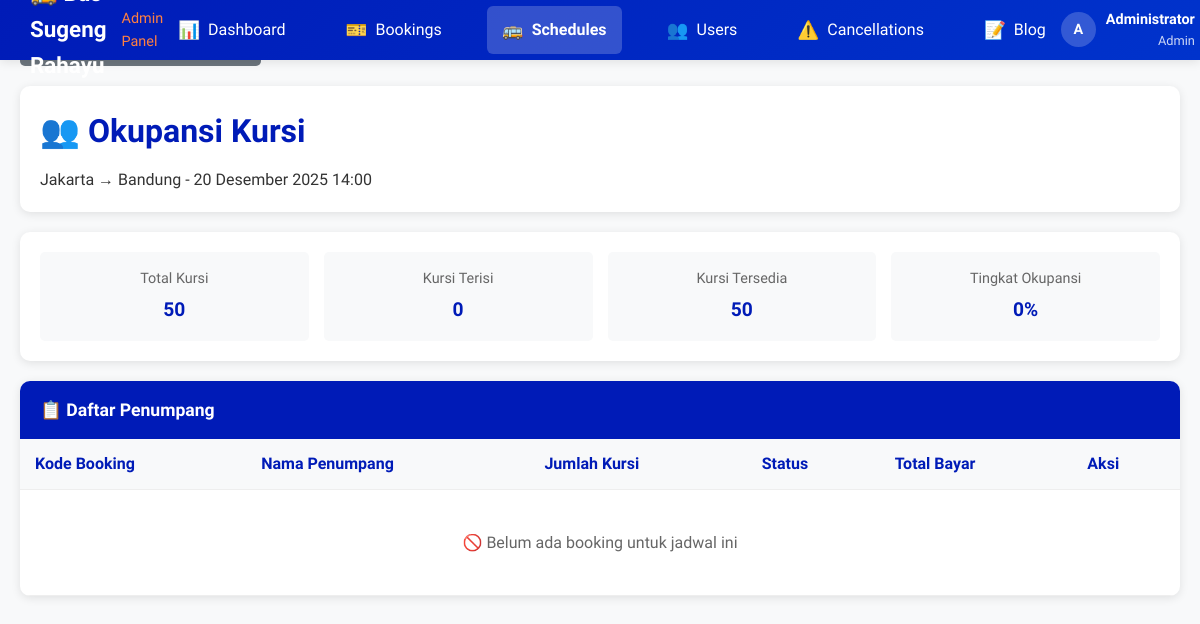
/admin/schedules/occupancy.php?id=2 (signed in), run on the app's committed database.
### tables this page shows
CREATE TABLE IF NOT EXISTS schedules (
    id INT PRIMARY KEY AUTO_INCREMENT,
    route_id INT,
    bus_type_id INT,
    departure_date DATE NOT NULL,
    departure_time TIME NOT NULL,
    arrival_time TIME,
    price DECIMAL(10,2) NOT NULL,
    available_seats INT DEFAULT 50,
    total_seats INT DEFAULT 50,
    status ENUM('active', 'cancelled', 'completed') DEFAULT 'active',
    created_at TIMESTAMP DEFAULT CURRENT_TIMESTAMP,
    updated_at TIMESTAMP DEFAULT CURRENT_TIMESTAMP ON UPDATE CURRENT_TIMESTAMP,
    FOREIGN KEY (route_id) REFERENCES routes(id),
    FOREIGN KEY (bus_type_id) REFERENCES bus_types(id)
);

CREATE TABLE IF NOT EXISTS routes (
    id INT PRIMARY KEY AUTO_INCREMENT,
    origin VARCHAR(100) NOT NULL,
    destination VARCHAR(100) NOT NULL,
    distance DECIMAL(8,2),
    estimated_duration TIME,
    description TEXT,
    status ENUM('active', 'inactive') DEFAULT 'active',
    created_at TIMESTAMP DEFAULT CURRENT_TIMESTAMP
);

### config.php (called while the page is built, shortened)
  <?php
if (!function_exists('format_date')) {
    function format_date($date) {
        $months = [
            'January' => 'Januari',
            'February' => 'Februari',
            'March' => 'Maret',
            'April' => 'April',
            'May' => 'Mei',
            'June' => 'Juni',
            'July' => 'Juli',
            'August' => 'Agustus',
            'September' => 'September',
            'October' => 'Oktober',
            'November' => 'November',
            'December' => 'Desember'
        ];
        $timestamp = strtotime($date);
        $formatted = date('d F Y', $timestamp);
        foreach ($months as $en => $id) {
            $formatted = str_replace($en, $id, $formatted);
        }
        return $formatted;
    }
}
if (!function_exists('format_time')) {
    function format_time($time) {
        return date('H:i', strtotime($time));
    }
}
?>

### admin/schedules/occupancy.php (the view, shortened to what this page needs)
<?php
require_once '../../config.php';
include '../header-admin.php';
$schedule_id = isset($_GET['id']) ? (int)$_GET['id'] : 0;
$schedule_query = "SELECT s.*, r.origin, r.destination, bt.name as bus_type_name
                  FROM schedules s
                  LEFT JOIN routes r ON s.route_id = r.id
                  LEFT JOIN bus_types bt ON s.bus_type_id = bt.id
                  WHERE s.id = ?";
$schedule_stmt = mysqli_prepare($koneksi, $schedule_query);
mysqli_stmt_bind_param($schedule_stmt, "i", $schedule_id);
mysqli_stmt_execute($schedule_stmt);
$schedule_result = mysqli_stmt_get_result($schedule_stmt);
$schedule = mysqli_fetch_assoc($schedule_result);
$bookings_query = "SELECT b.*, u.full_name as user_name, b.booking_status as status
                  FROM bookings b
                  LEFT JOIN users u ON b.user_id = u.id
                  WHERE b.schedule_id = ? AND b.booking_status IN ('confirmed', 'checked_in')
                  ORDER BY b.created_at ASC";
$bookings_stmt = mysqli_prepare($koneksi, $bookings_query);
mysqli_stmt_bind_param($bookings_stmt, "i", $schedule_id);
mysqli_stmt_execute($bookings_stmt);
$bookings_result = mysqli_stmt_get_result($bookings_stmt);
$total_booked = 0;
$available = $schedule['total_seats'] - $total_booked;
mysqli_data_seek($bookings_result, 0);
?>
<div class="admin-content">
    <a href="index.php" class="btn-back">← Kembali ke Daftar Jadwal</a>
    <div class="admin-header">
        <h1>👥 Okupansi Kursi</h1>
        <p><?php echo htmlspecialchars($schedule['origin'] . ' → ' . $schedule['destination']); ?> - <?php echo format_date($schedule['departure_date']); ?> <?php echo format_time($schedule['departure_time']); ?></p>
    </div>
    <div class="schedule-info">
        <div class="info-grid">
            <div class="info-item">
                <div class="info-label">Total Kursi</div>
                <div class="info-value"><?php echo $schedule['total_seats']; ?></div>
            </div>
            <div class="info-item">
                <div class="info-label">Kursi Terisi</div>
                <div class="info-value"><?php echo $total_booked; ?></div>
            </div>
            <div class="info-item">
                <div class="info-label">Kursi Tersedia</div>
                <div class="info-value"><?php echo $available; ?></div>
            </div>
            <div class="info-item">
                <div class="info-label">Tingkat Okupansi</div>
                <div class="info-value"><?php echo $schedule['total_seats'] > 0 ? round(($total_booked / $schedule['total_seats']) * 100, 1) : 0; ?>%</div>
            </div>
        </div>
    </div>
    <div class="occupancy-table">
        <div class="table-header">
            📋 Daftar Penumpang
        </div>
        <div class="table-container">
            <table>
                <thead>
                    <tr>
                        <th>Kode Booking</th>
                        <th>Nama Penumpang</th>
                        <th>Jumlah Kursi</th>
                        <th>Status</th>
                        <th>Total Bayar</th>
                        <th>Aksi</th>
                    </tr>
                </thead>
                <tbody>
                    <?php
                    if (mysqli_num_rows($bookings_result) > 0) {
                        while ($booking = mysqli_fetch_assoc($bookings_result)) {
                            $status_class = 'status-' . str_replace('_', '-', $booking['status']);
                            ?>
                            <tr>
                                <td><?php echo htmlspecialchars($booking['booking_code']); ?></td>
                                <td><?php echo htmlspecialchars($booking['passenger_name']); ?></td>
                                <td><?php echo $booking['seats_booked']; ?> kursi</td>
                                <td><span class="status-badge <?php echo $status_class; ?>"><?php echo ucfirst(str_replace('_', ' ', $booking['status'])); ?></span></td>
                                <td><?php echo format_currency($booking['total_amount']); ?></td>
                                <td>
                                    <div class="action-buttons">
                                    </div>
                                </td>
                            </tr>
                            <?php
                        }
                    } else {
                        ?>
                        <tr>
                            <td colspan="6" style="text-align: center; padding: 40px;">
                                <div style="color: #666;">
                                    <p>🚫 Belum ada booking untuk jadwal ini</p>
                                </div>
                            </td>
                        </tr>
                        <?php
                    }
                    ?>
                </tbody>
            </table>
        </div>
    </div>
</div>
<?php include '../footer-admin.php'; ?>

### admin/header-admin.php (style rules this page uses)
* { margin: 0; padding: 0; box-sizing: border-box; }
body { font-family: 'Segoe UI', Tahoma, Geneva, Verdana, sans-serif; background: #f8f9fa; color: #333; line-height: 1.6; }

### data on the page
schedules: route.destination "Jakarta → Bandung", departure_date "20 Desember 2025", departure_time "14:00", total_seats "50", ($total_booked/$schedule['total_seats'])*100 "0"

### other printed values
substr($_SESSION['user_name'] ?? 'A', 0, 1) "A"
$_SESSION['user_name'] "Administrator"
$_SESSION['user_role'] "Admin"
$total_booked "0"
